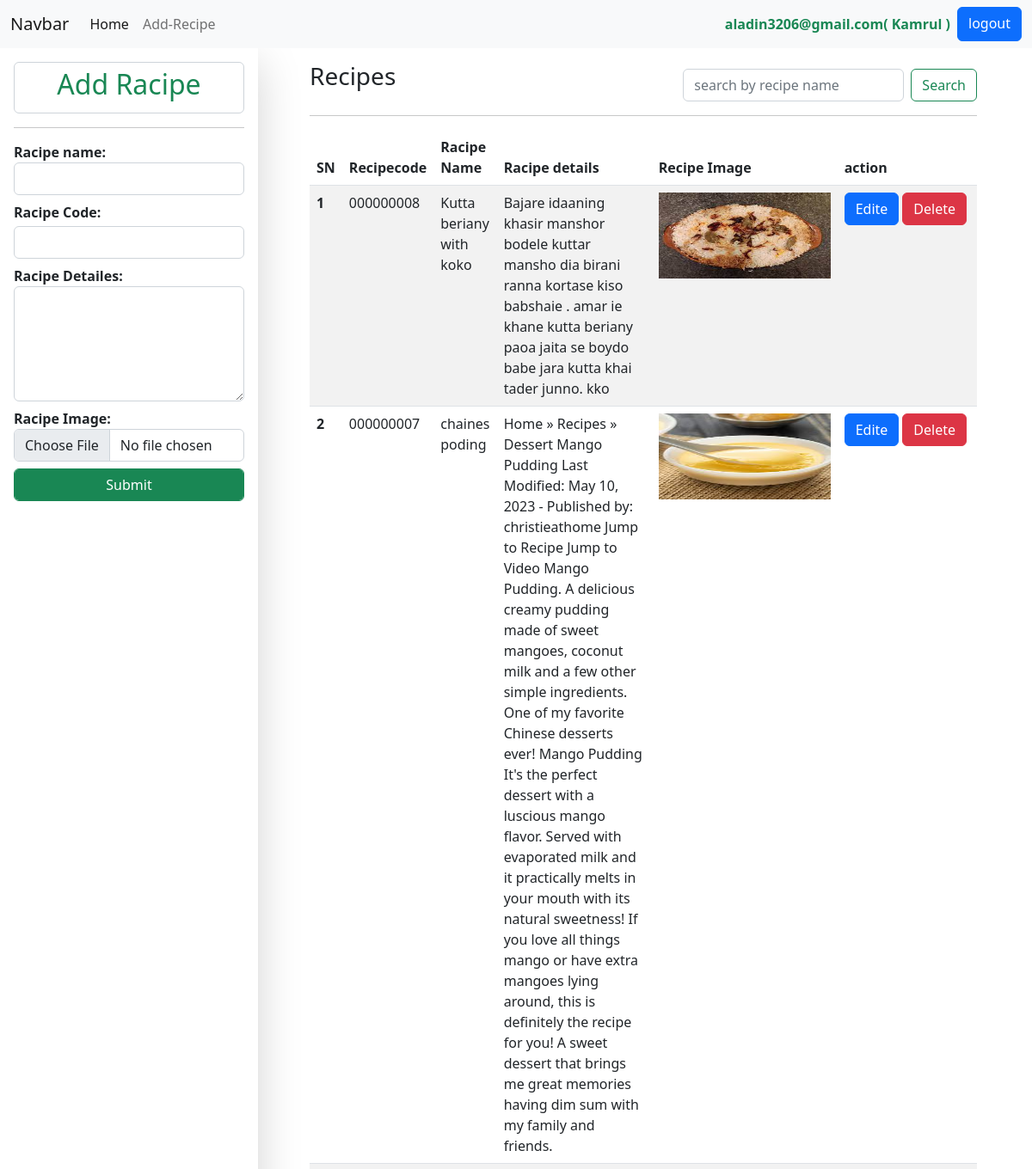
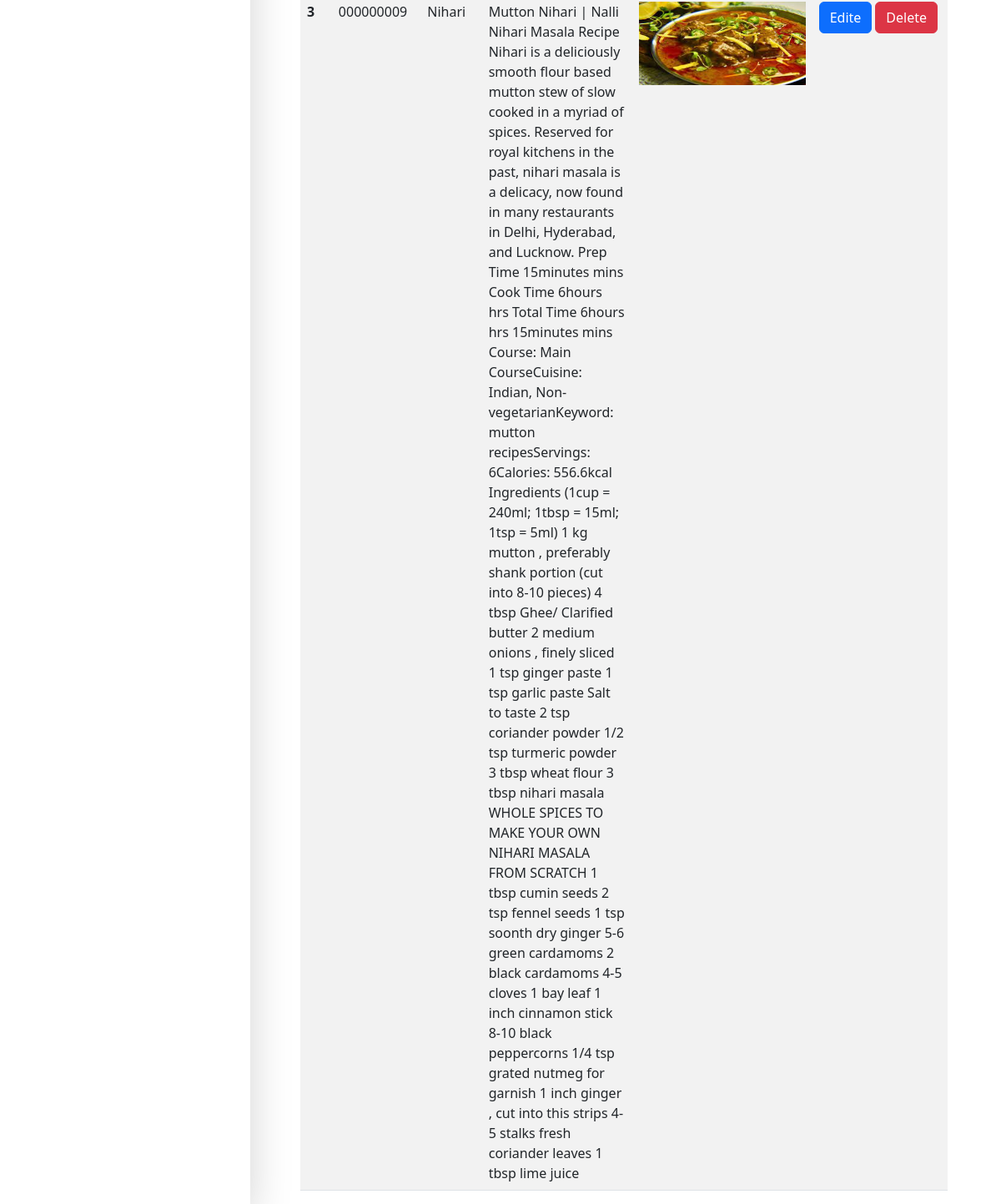
The page /recipe/ (signed in) on the database its author committed (2 pictures, top to bottom).
### recipe/models.py (models this page shows, shortened)
class Recipe(models.Model):
    user = models.ForeignKey(User, on_delete=models.SET_NULL, null=True, blank=True)
    recipeName = models.CharField(max_length=100)
    recipeCode = models.ImageField()
    recipeDetils = models.TextField()
    recipeImage = models.ImageField(upload_to='RacipeImg')

### recipe/views.py (the view, shortened to what this page needs)
# urls.py: path('recipe/', CreateRecipe, name='CreateRecipe'),
@login_required(login_url='/login/')
def CreateRecipe(request):
    recipes = Recipe.objects.all()
    if request.GET.get('search'):
        print(request.GET.get('search'))
        recipes = recipes.filter(recipeName__icontains = request.GET.get('search'))
    return render(request, "recipetempltes/createrecipe.html", context={'recipes': recipes , 'page': 'Racipe'})

### recipe/templates/recipetempltes/createrecipe.html (shortened to what this page needs)
{% extends 'base.html' %}
{% block main %}
    <nav class="navbar navbar-expand-lg bg-light">
        <div class="container-fluid">
        <a class="navbar-brand" href="#">Navbar</a>
        <div class="collapse navbar-collapse" id="navbarSupportedContent">
            <ul class="navbar-nav me-auto mb-2 mb-lg-0">
                <li class="nav-item">
                    <a class="nav-link active" aria-current="page" href="/">Home</a>
                </li>
                <li class="nav-item">
                    <a class="nav-link" href="/recipe/">Add-Recipe</a>
                </li>
            </ul>
            {%if user.is_authenticated %}
                <div class="d-flex justify-content-around">
                    <div class="text-success fw-bolder m-2">{{user.username}}( {{user.first_name}} ) </div>
                    <a href="/logout/" class="btn btn-primary"> logout </a>
                </div>
            {% endif %}
        </div>
    </nav>
    <div class="container-fluid">
        <div class="row ">
            <form action="" method="post" enctype="multipart/form-data" class="col-md-3 shadow-lg p-3">
                <label for="Racipe" class="text-success form-control text-center"><h2>Add Racipe</h2></label>
                <hr>
                <div class="">
                    <label for="" class="fw-bold">Racipe name:</label>
                    <input type="text" , name="recipeName" class="form-control mb-2">
                </div>
                <div class="">
                    <label for="" class="fw-bold mb-1">Racipe Code:</label>
                    <input type="text", name="recipeCode" class="form-control mb-2">
                </div>
                <div class="">
                    <label for="input-group" class="fw-bold">Racipe Detailes:</label>
                    <textarea name="recipeDetils" id="recipeDetils" cols="5" rows="5" class="form-control mb-2"></textarea>
                </div>
                <div class="">
                    <label for="input-group" class="fw-bold">Racipe Image:</label>
                    <input type="file", name="recipeImage" class="form-control mb-2">
                </div>
                <button type="submit" class="btn btn-success form-control">Submit</button>
            </form>
            <div class="col-md-8 mx-5 mt-3">
                <div class="d-flex justify-content-between">
                    <h3>Recipes</h3>
                    <form class="d-flex mt-2" role="search" method="get">
                        <input id="search" name="search" placeholder="search by recipe name" type="search" class="form-control me-2" >
                        <button class="btn btn-outline-success" type="submit">Search</button>
                    </form>
                </div>
                <hr>
                <table class="table table-borderd table-hover table-striped ">
                    <thead>
                       <tr>
                         <th>SN</th>
                         <th>Recipecode</th>
                         <th>Racipe Name</th>
                         <th>Racipe details</th>
                         <th>Recipe Image</th>
                          <th>action</th>
                       </tr>
                    </thead>
                    <tbody>
                        {% for recipe in recipes %}
                            <tr>
                                <th>{{forloop.counter}}</th>
                                <td>{{recipe.recipeCode}}</td>
                                <td>{{recipe.recipeName}}</td>
                                <td>{{recipe.recipeDetils}}</td>
                                <td>
                                    <img src="/media/{{recipe.recipeImage}}" alt="" style="height: 100px; width: 200px;">
                                </td>
                                <td >
                                    <div class="d-flex justify-content-between">
                                        <a href="/get_recipe/{{recipe.id}}/" class="btn btn-primary">Edite</a>
                                        <a href="/delete_recipe/{{recipe.id}}/" class="btn btn-danger mx-1">Delete</a>
                                    </div>
                                </td>
                            </tr>
                        {% endfor %}
                    </tbody>
                </table>
            </div>
        </div>
    </div>
{% endblock main %}

### recipe/templates/base.html (shortened to what this page needs)
<!doctype html>
<html lang="en">
  <head>
    <link href="https://cdn.jsdelivr.net/npm/bootstrap@5.2.3/dist/css/bootstrap.min.css" rel="stylesheet">
  </head>
  <body>
    {% block main %}
    {% endblock main %}
  </body>
</html>

### rows shown on the page
Recipe: recipeCode "000000008", recipeName "Kutta beriany with koko", recipeDetils "Bajare idaaning khasir manshor bodele kuttar mansho dia birani ranna kortase kiso babshaie . amar ie khane kutta beriany paoa jaita se boydo babe jara kutta khai tader junno. kko", recipeImage (picture)
Recipe: recipeCode "000000007", recipeName "chaines poding", recipeDetils "Home » Recipes » Dessert Mango Pudding Last Modified: May 10, 2023 - Published by: christieathome Jump to Recipe Jump to Video Mango Pudding. A delicious creamy pudding made of sweet mangoes, coconut milk and a few other simple ingredients. One of my favorite Chinese desserts ever! Mango Pudding It's the perfect dessert with a luscious mango flavor. Served with evaporated milk and it practically melts in your mouth with its natural sweetness! If you love all things mango or have extra mangoes lying around, this is definitely the recipe for you! A sweet dessert that brings me great memories having dim sum with my family and friends.", recipeImage (picture)
Recipe: recipeCode "000000009", recipeName "Nihari", recipeDetils "Mutton Nihari | Nalli Nihari Masala Recipe Nihari is a deliciously smooth flour based mutton stew of slow cooked in a myriad of spices. Reserved for royal kitchens in the past, nihari masala is a delicacy, now found in many restaurants in Delhi, Hyderabad, and Lucknow. Prep Time 15minutes mins Cook Time 6hours hrs Total Time 6hours hrs 15minutes mins Course: Main CourseCuisine: Indian, Non-vegetarianKeyword: mutton recipesServings: 6Calories: 556.6kcal Ingredients (1cup = 240ml; 1tbsp = 15ml; 1tsp = 5ml) 1 kg mutton , preferably shank portion (cut into 8-10 pieces) 4 tbsp Ghee/ Clarified butter 2 medium onions , finely sliced 1 tsp ginger paste 1 tsp garlic paste Salt to taste 2 tsp…", recipeImage (picture)

### other values the page prints
{{ user.username }} "aladin3206@gmail.com"
{{ user.first_name }} "Kamrul"
